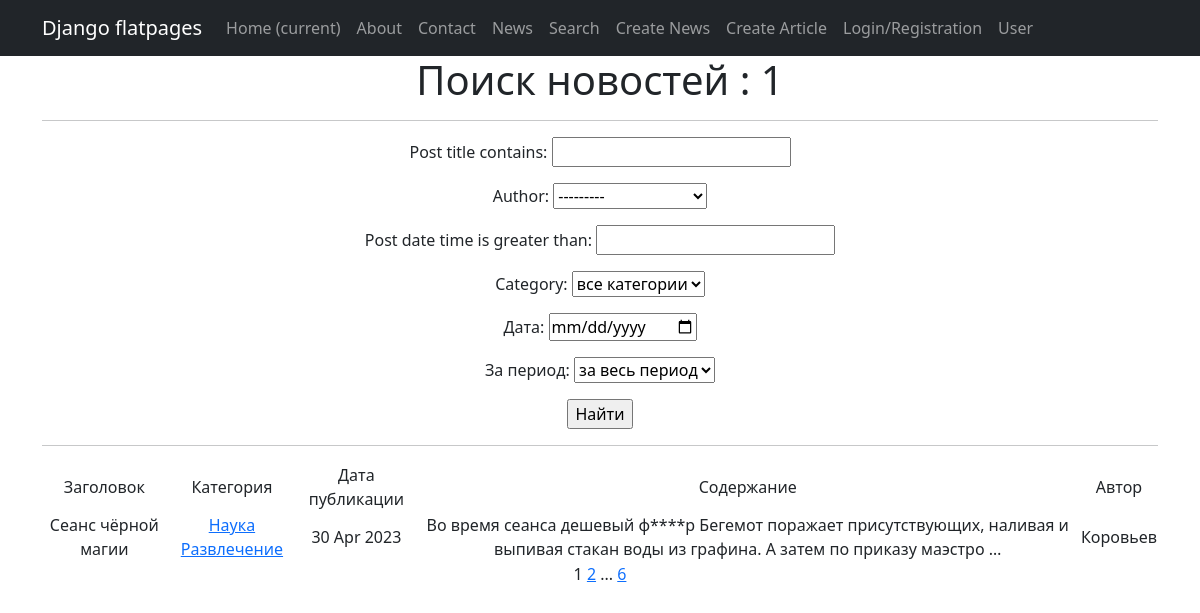
The app's page /news/search/ with its own data.
### news/models.py (models this page shows, shortened)
class Author(models.Model):
    author_rating = models.IntegerField(default=0)
    author = models.OneToOneField(User, on_delete=models.CASCADE)
    def __str__(self):
        return self.author.username

class Post(models.Model):
    article = 'AR'
    news = 'NW'
    POST_TYPE = [
        (article, 'Статья'),
        (news, 'Новость')
    ]
    post_type = models.CharField(max_length=2,
                                 choices=POST_TYPE)
    post_date_time = models.DateTimeField(auto_now_add=True)
    post_title = models.CharField(max_length=255)
    post_text = models.TextField()
    post_rating = models.IntegerField(default=0)
    author = models.ForeignKey('Author', on_delete=models.CASCADE)
    category = models.ManyToManyField('Category', through='PostCategory')

class Category(models.Model):
    category_name = models.CharField(max_length=255, unique=True)
    subscribers = models.ManyToManyField(User, related_name='categories')
    def __str__(self):
        return self.category_name

### news/views.py (the view)
# urls.py: path('news/search/', SearchNewsList.as_view(), name='search'),
class SearchNewsList(ListView):
    model = Post
    template_name = 'search.html'
    context_object_name = 'search_news'
    paginate_by = 1
    def get_queryset(self):
        queryset = super().get_queryset()
        self.filterset = PostFilter(self.request.GET, queryset)
        return self.filterset.qs
    def get_context_data(self, **kwargs):
        context = super().get_context_data(**kwargs)
        context['filterset'] = self.filterset
        return context

### news/templatetags/custom_filters.py (called while the page is built)
@register.filter()
def censor(value):
    words = value.split()
    corrected_words = []
    for word in words:
        if word.lower() in restricted_words:
            word = word = list(word)[0] + ''.join([i.replace(i, "*") for i in list(word)[1:-1]]) + list(word)[-1]
            corrected_words.append(word)
        else:
            corrected_words.append(word)
    corrected_words = ' '.join(corrected_words)
    return corrected_words

### news/templatetags/custom_tags.py (called while the page is built)
@register.simple_tag(takes_context=True)
def url_replace(context, **kwargs):
    d = context['request'].GET.copy()
    for k, v in kwargs.items():
        d[k] = v
    return d.urlencode()

### templates/search.html (shortened to what this page needs)
{% extends 'flatpages/default.html' %}
{% load custom_filters %}
{% load custom_tags %}
{% block content %}
    <h1> Поиск новостей : {{ search_news|length }} </h1>
    <hr>
    <form action="" method="get">
        {{ filterset.form.as_p }}
        <input type="submit" value="Найти" />
    </form>
    <hr>
    {% if search_news %}
        <table>
            <tr>
                <td> Заголовок </td>
                <td> Категория </td>
                <td> Дата публикации </td>
                <td> Содержание </td>
                <td> Автор </td>
            </tr>
            {% for one_news in search_news %}
            <tr>
                <td> {{ one_news.post_title }} </td>
                <td>
                    {% for category in one_news.category.all %}
                    <a href="{% url 'category_list' category.id %}">{{ category }}</a>
                    {% endfor %}
                </td>
                <td> {{ one_news.post_date_time|date:'d M Y' }} </td>
                <td> {{ one_news.post_text|truncatewords:20|censor }} </td>
                <td> {{ one_news.author }} </td>
            </tr>
            {% endfor %}
        </table>
    {% else %}
        <h2> Новостей на сегодня нет </h2>
    {% endif %}
    {{ page_obj.number }}
    {% if page_obj.has_next %}
        <a href="?{% url_replace page=page_obj.next_page_number %}">{{ page_obj.next_page_number }}</a>
        {% if paginator.num_pages != page_obj.next_page_number %}
            ...
            <a href="?{% url_replace page=page_obj.paginator.num_pages %}">{{ page_obj.paginator.num_pages }}</a>
        {% endif %}
    {% endif %}
{% endblock content %}

### records on screen
Author: author "---------"
Post: post_title "Cеанс чёрной магии", post_date_time "30 Apr 2023", post_text|censor "Во время сеанса дешевый ф****р Бегемот поражает присутствующих, наливая и выпивая стакан воды из графина. А затем по приказу маэстро …", author "Коровьев"
Category: category_name "Наука"
Category: category_name "Развлечение"

### other values on screen
{{ search_news|length }} "1"
{{ page_obj.number }} "1"
{{ page_obj.next_page_number }} "2"
{{ page_obj.paginator.num_pages }} "6"
